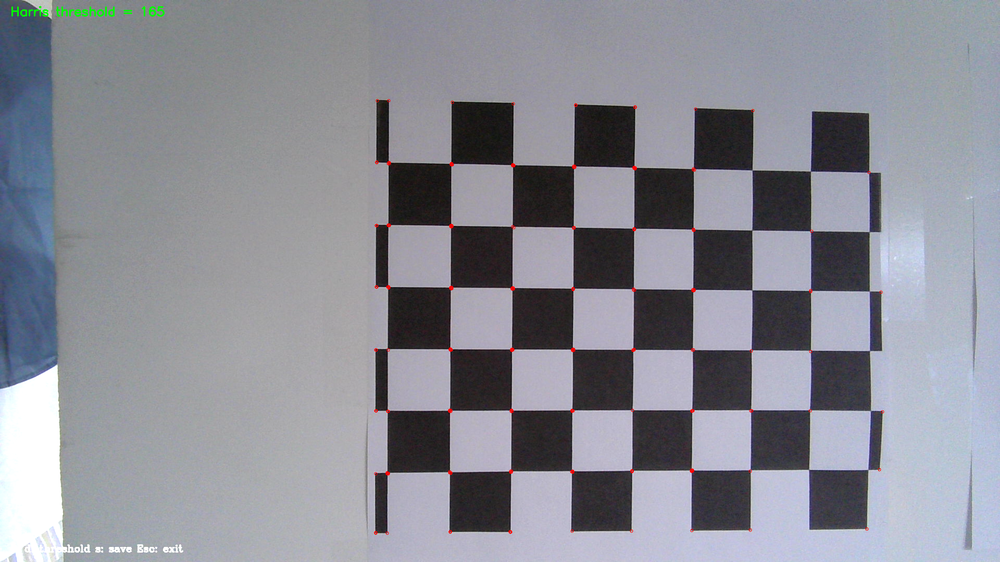
//> input picture data/features/features_0.png, 1000 x 562 px, shrunk from 1920 x 1080 before the run, given in place of the camera
$ ./robust_features   (built with g++ and OpenCV 4)
//> lines starting //> are read from the running program, lines starting //| are printed output that depends on the picture
// Ruben A. Salido
// CS5330: Computer Vision and Pattern Recognition
// Project 4: Camera Calibration and Augmented Reality
// Northeastern University | Spring 2026


#include <opencv2/opencv.hpp>
#include <iostream>
#include <sstream>
#include <string>
#include <filesystem>

/*
This program uses Harris to detect and track robust features in the video
feed from the camera.  The program initializes the Harris feature detector and descriptor, and then in
each frame of the video feed, it detects keypoints and computes descriptors. The detected keypoints
are drawn on the video feed
*/

// Generates a unique filename for saving feature images
static std::string makeFeatureFilename(const std::string& folder) {
    namespace fs = std::filesystem;

    if (!fs::exists(folder)) {
        fs::create_directories(folder);
    }
    int index = 0;
    while (true) {
        std::string filename = folder + "/features_" + std::to_string(index) + ".png";
        if (!fs::exists(filename)) {
            return filename;
        }
        index++;
    }
}


int main() {
    cv::VideoCapture cap(0);
    if (!cap.isOpened()) {
        std::cerr << "Error: Could not open camera" << std::endl;
        return 1;
    }

    // Folder to save feature images
    const std::string featureFolder = "./data/features";

    // Parameters for Harris corner detection
    int blockSize = 2;
    int apertureSize = 3;
    double k = 0.04;
    int threshold = 100;

    // Print controls for the user
    std::cout << "Controls:\n";
    std::cout << "  u   = threshold up\n";
    std::cout << "  d   = threshold down\n";
    std::cout << "  Esc = exit program\n";
    std::cout << "  s   = save snapshot\n";

    while (true) {
        cv::Mat frame, gray;
        cap >> frame;
//> frame is the input picture: 562 rows x 1000 cols, CV_8UC3; mean B, G, R 148.7, 139.8, 138.6
        if (frame.empty()) {
            std::cerr << "Error: Could not capture frame." << std::endl;
            break;
        }

        // Converts image to grayscale for corner detection
        cv::cvtColor(frame, gray, cv::COLOR_BGR2GRAY);
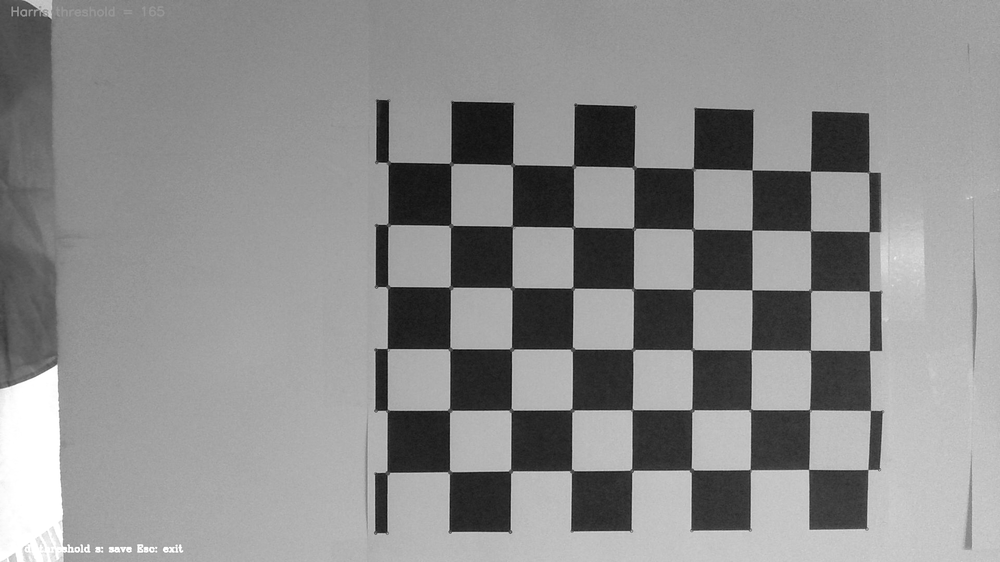
//> gray: 562 rows x 1000 cols, CV_8UC1; min 3, max 255, mean 140.4

        // Detects corners using Harris corner detection
        cv::Mat harrisResponse;
        cv::cornerHarris(gray, harrisResponse, blockSize, apertureSize, k);
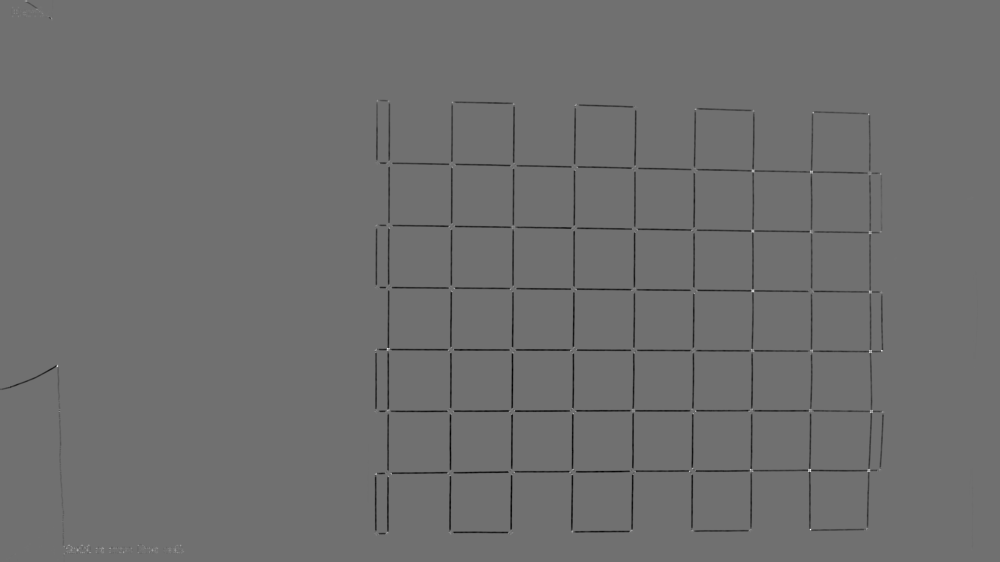
//> harrisResponse: 562 rows x 1000 cols, CV_32FC1; min -0.00424, max 0.00535, mean -4.82e-05; drawn with min black and max white

        // Normalizes the corner response for display
        cv::Mat responseNorm;
        cv::normalize(harrisResponse, responseNorm, 0, 255, cv::NORM_MINMAX, CV_32FC1);

        // Draws detected corners on the original frame
        cv::Mat display = frame.clone();

        // Loops through the corner response and draws circles on the detected corners
        for (int y = 0; y < responseNorm.rows; y++) {
            for (int x = 0; x < responseNorm.cols; x++) {
                if ((int)responseNorm.at<float>(y, x) > threshold) {
                    cv::circle(display, cv::Point(x, y), 3, cv::Scalar(0, 0, 255), 1);
                }
            }
        }
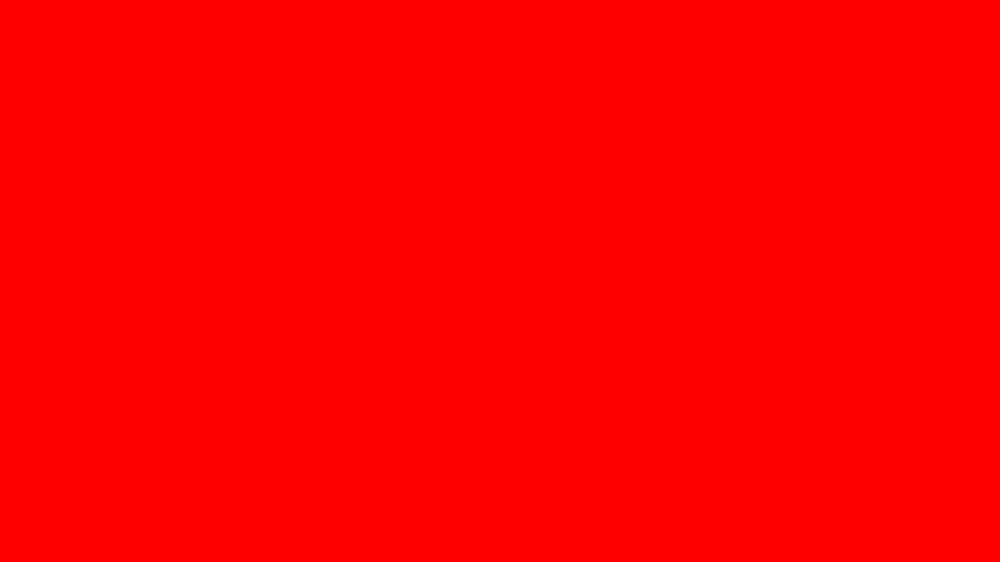
//> display: 562 rows x 1000 cols, CV_8UC3; mean B, G, R 0, 0, 255

        // Displays the current threshold on the video feed and shows the video feed with detected corners
        std::ostringstream text;
        text << "Harris threshold = " << threshold;
        cv::putText(display, text.str(),
                    cv::Point(20, 30),
                    cv::FONT_HERSHEY_SIMPLEX,
                    0.8,
                    cv::Scalar(0, 255, 0),
                    2);

        // Displays controls onto the video feed
        cv::putText(display, "u/d: threshold s: save Esc: exit",
                    cv::Point(20, display.rows - 20),
                    cv::FONT_HERSHEY_COMPLEX, 0.6,
                    cv::Scalar(255, 255, 255),
                    2);
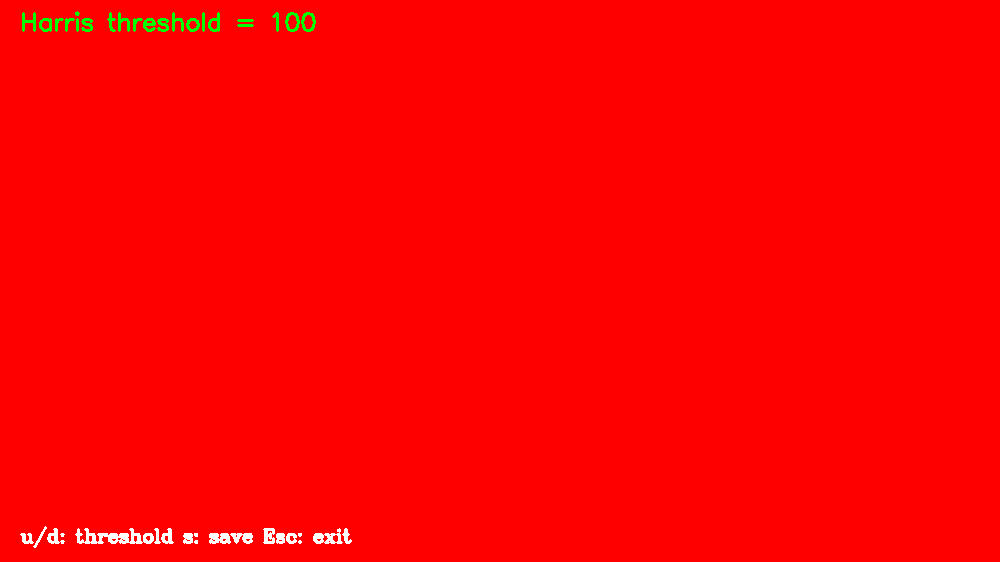
//> display: 562 rows x 1000 cols, CV_8UC3; mean B, G, R 1, 1.9, 254.2

        cv::imshow("Robust Features - Harris Corners", display);
        char key = static_cast<char>(cv::waitKey(30));
//> the Esc key is pressed

        if (key == 'u' && threshold < 255) threshold += 5;
        if (key == 'd' && threshold > 0) threshold -= 5;
        if (key == 's' || key == 'S') {
            std::string filename = makeFeatureFilename(featureFolder);
            if (cv::imwrite(filename, display)) {
                std::cout << "Saved snaptshot: " << filename << std::endl;
            } else {
                std::cerr << "Error: Could not save snapshot: " << filename << std::endl;
            }
        }
        if (key == 27) break;     // Esc key to exit
    }
    cap.release();
    cv::destroyAllWindows();
    return 0;
}

$ run again, on data/features/features_10.png
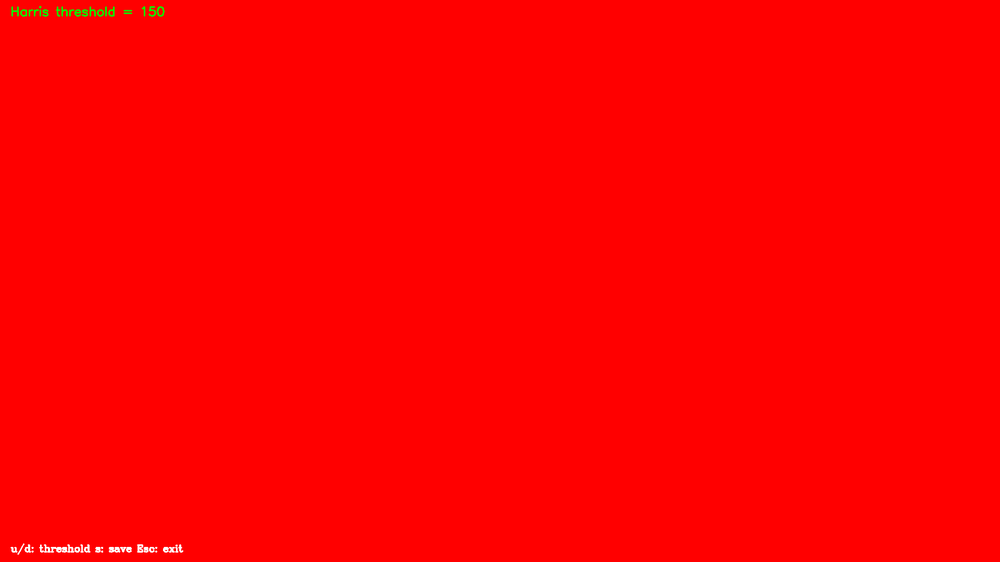
//> input picture data/features/features_10.png, 1000 x 562 px, shrunk from 1920 x 1080 before the run, given in place of the camera
//> frame is the input picture: 562 rows x 1000 cols, CV_8UC3; mean B, G, R 0.3, 0.5, 254.8
//> `cv::cvtColor(frame, gray, cv::COLOR_BGR2GRAY);`:
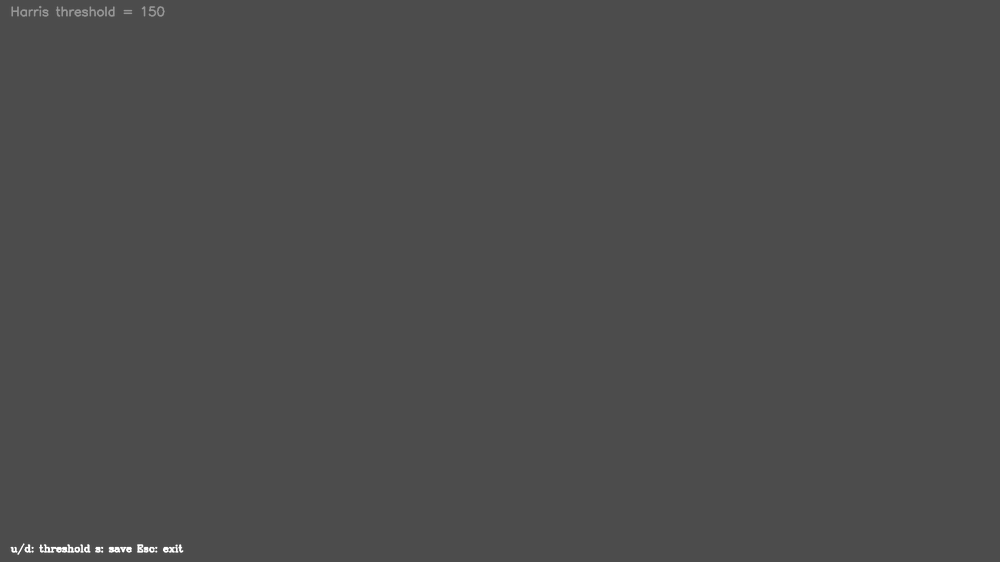
//> gray: 562 rows x 1000 cols, CV_8UC1; min 76, max 255, mean 76.3
